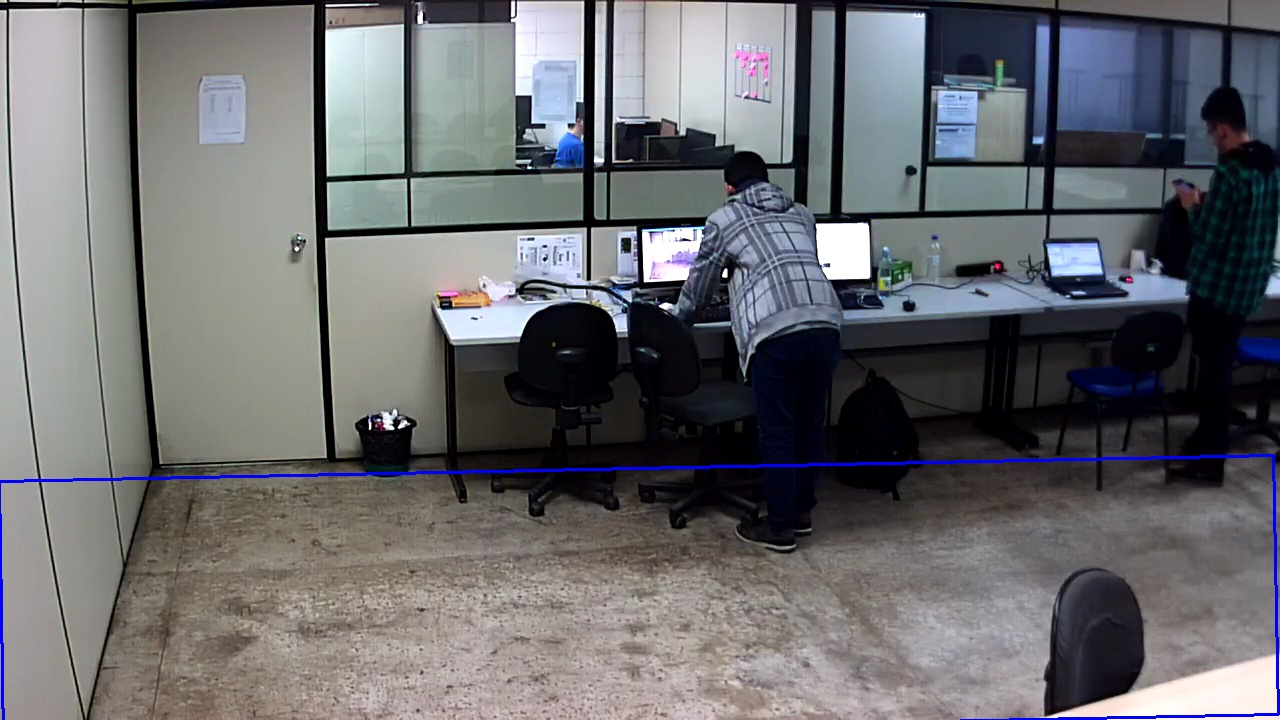
#> input picture Código-fonte/Processamento de Imagem/python/Testes simples/q.jpg, 1280 x 720 px, given in place of user=admin&password=admin&channel=0&stream=0.sdp?, which was not available
$ python Flow.py
#> lines starting #> are read from the running program, lines starting #| are printed output that depends on the picture; after the words box and inside, x2 and y2 are one past the last pixel; in counts of white or black regions, pixels touching at a corner belong together; pictures that were not available may be replaced by others from this repository, and a replacement may not be noted
import numpy as np
import cv2 as cv
cap = cv.VideoCapture("rtsp://192.168.0.100:554/user=admin&password=admin&channel=0&stream=0.sdp?")
# take first frame of the video
ret,frame = cap.read()
#> frame is the input picture: shape (720, 1280, 3); mean B, G, R 110.3, 107.1, 106.5
# setup initial location of window
r,h,c,w = 250,90,400,125  # simply hardcoded the values
track_window = (c,r,w,h)
# set up the ROI for tracking
roi = frame[r:r+h, c:c+w]
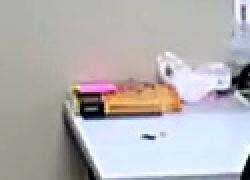
#> roi: shape (90, 125, 3) (shown 2 times larger); mean B, G, R 180.1, 178.9, 181.2
hsv_roi =  cv.cvtColor(roi, cv.COLOR_BGR2HSV)
#> hsv_roi: shape (90, 125, 3); mean H, S, V 62.9, 31.5, 191.3
mask = cv.inRange(hsv_roi, np.array((0., 60.,32.)), np.array((180.,255.,255.)))
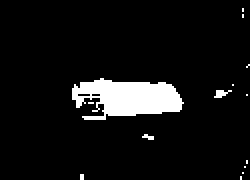
#> mask: shape (90, 125) (shown 2 times larger); 7.4% white; 14 white regions (12 under 20 px), largest, box (x1, y1, x2, y2) and area: (36, 39, 92, 60) 776, (107, 45, 116, 49) 21
roi_hist = cv.calcHist([hsv_roi],[0],mask,[180],[0,180])
#> roi_hist = 180 values, max 69 at index 17, min 0 at index 29, mean 4.62
cv.normalize(roi_hist,roi_hist,0,255,cv.NORM_MINMAX)
# Setup the termination criteria, either 10 iteration or move by atleast 1 pt
term_crit = ( cv.TERM_CRITERIA_EPS | cv.TERM_CRITERIA_COUNT, 10, 1 )
while(1):
    ret ,frame = cap.read()
    if ret == True:
        hsv = cv.cvtColor(frame, cv.COLOR_BGR2HSV)
#> hsv: shape (720, 1280, 3); mean H, S, V 74.6, 58.7, 116.3
        dst = cv.calcBackProject([hsv],[0],roi_hist,[0,180],1)
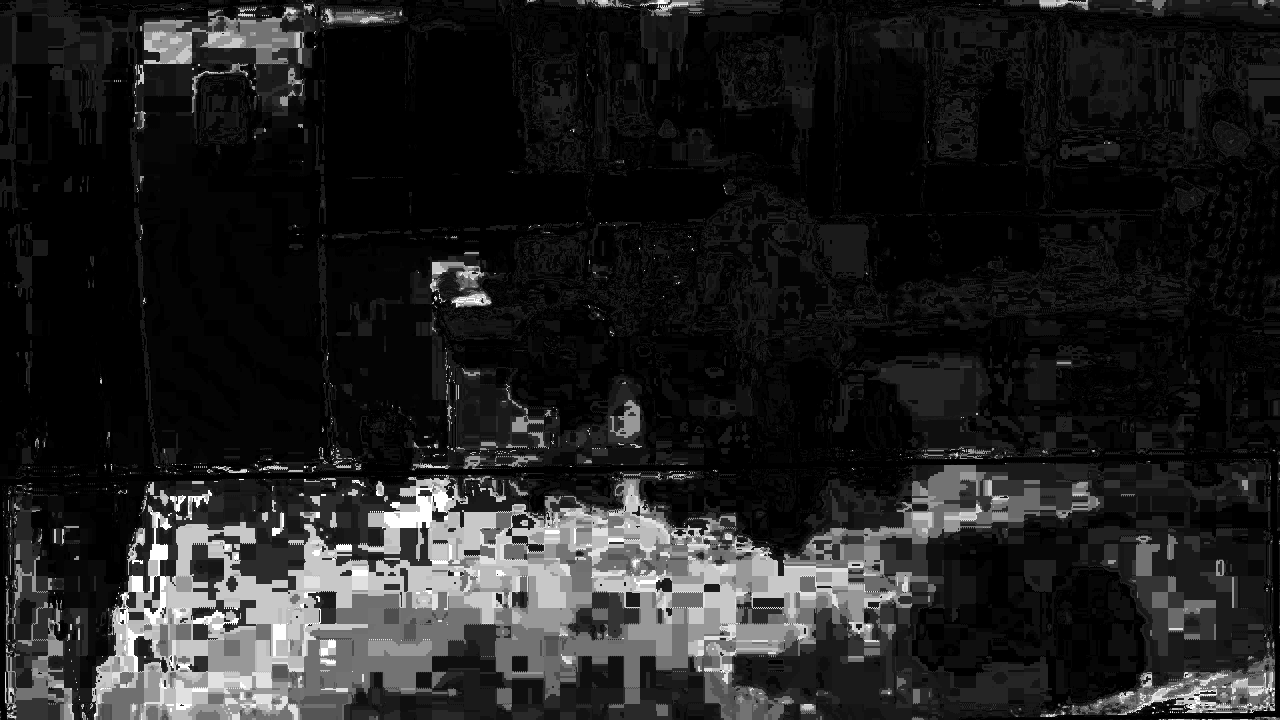
#> dst: shape (720, 1280); min 0, max 255, mean 33.4
        # apply meanshift to get the new location
        ret, track_window = cv.CamShift(dst, track_window, term_crit)
#> ret = ((461.5, 289), (87.85, 109.1), 100.8); track_window = (407, 245, 109, 88)
        # Draw it on image
        pts = cv.boxPoints(ret)
#> pts = [[416.1, 235.7], [523.3, 256], [506.9, 342.3], [399.7, 322]]
        pts = np.int0(pts)
#> pts = [[416, 235], [523, 256], [506, 342], [399, 321]]
        img2 = cv.polylines(frame,[pts],True, 255,2)
        cv.imshow('img2',img2)
        k = cv.waitKey(60) & 0xff
#> (key Esc is pressed here)
        if k == 27:
            break
        else:
            cv.imwrite(chr(k)+".jpg",img2)
    else:
        break
cv.destroyAllWindows()
cap.release()
